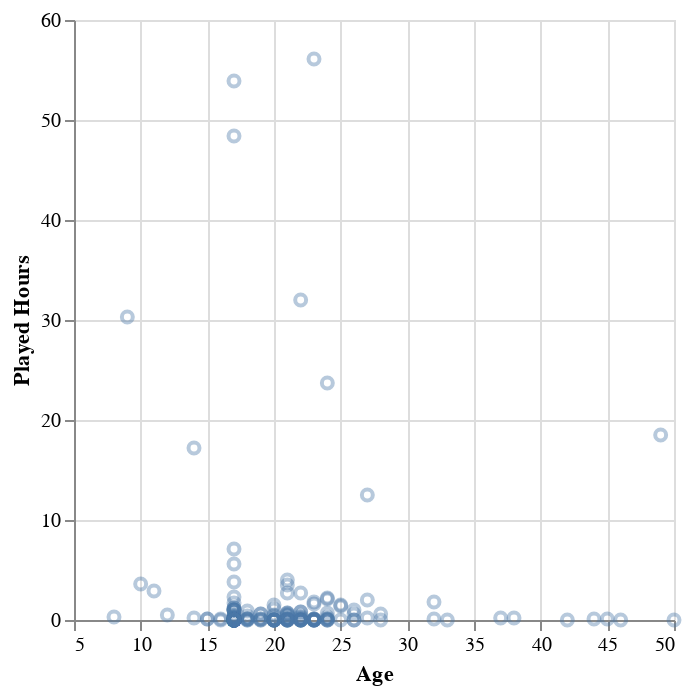

This figure's notebook cell:
### Markdown cell above
**Figure 2:** **Preliminary graph depicting outlier data from players.csv**. Scatter plot of quantitive variables from the Dataframe,`player_data`. `age`(x-axis) is plotted against `played_hours`(y-axis). **n=196** player data represented in graph.

### Code cell
#Remove outlier. 4 datapoints with over 100hr playtime and 2 datapoints with age over 60
filtered_player_data = player_data[(player_data['age'] <= 60) & (player_data['played_hours'] <= 100)]

#Plot filter preliminary graph
age_plot_filtered = alt.Chart(filtered_player_data).mark_point(opacity=0.4).encode(
    x=alt.X('age:Q').title("Age").scale(zero=False),
    y=alt.Y("played_hours:Q").title("Played Hours"),
)
age_plot_filtered

### Figure 1 — Vega-Lite specification as saved in the notebook (floating-point values rounded to 4 significant figures; data arrays with more than 128 entries replaced by an {"elided": "..."} marker saying what was removed)
{"config": {"view": {"continuousWidth": 300, "continuousHeight": 300}}, "data": {"name": "data-f99558d1b3867952ec9925527cd93b75"}, "mark": {"type": "point", "opacity": 0.4}, "encoding": {"x": {"field": "age", "scale": {"zero": false}, "title": "Age", "type": "quantitative"}, "y": {"field": "played_hours", "title": "Played Hours", "type": "quantitative"}}, "$schema": "https://vega.github.io/schema/vega-lite/v5.20.1.json", "datasets": {"data-f99558d1b3867952ec9925527cd93b75": {"elided": "190 records"}}}
